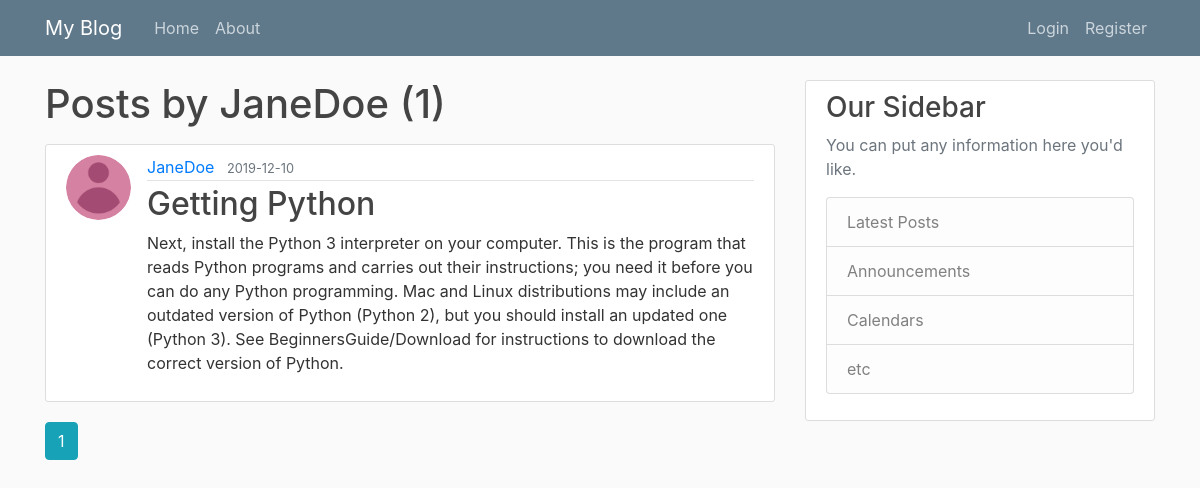
The page /user/JaneDoe on the database its author committed.
### fl_blog/models.py (models this page shows, shortened)
class User(db.Model, UserMixin):
    id = db.Column(db.Integer, primary_key=True)
    username = db.Column(db.String(20), unique=True, nullable=False)
    email = db.Column(db.String(120), unique=True, nullable=False)
    image_file = db.Column(db.String(20), nullable=False, default='default.jpg')
    password = db.Column(db.String(60), nullable=False)
    posts = db.relationship('Post', backref='author', lazy=True)

class Post(db.Model):
    id = db.Column(db.Integer, primary_key=True)
    title = db.Column(db.String(120), nullable=False)
    date_posted = db.Column(db.DateTime, nullable=False, default=datetime.utcnow)
    content = db.Column(db.Text, nullable=False)
    user_id = db.Column(db.Integer, db.ForeignKey('user.id'), nullable=False)

### fl_blog/routes.py (the view)
@app.route('/user/<string:username>')
def user_posts(username):
    page = request.args.get('page', 1, type=int)
    user = User.query.filter_by(username=username).first_or_404()
    posts = Post.query.filter_by(author=user)\
        .order_by(Post.date_posted.desc())\
        .paginate(page=page, per_page=5)
    return render_template('user_posts.html', posts=posts, user=user)

### fl_blog/templates/user_posts.html
{% extends "layout.html" %}
{% block content %}
    <h1 class="mb-3">Posts by {{ user.username }} ({{ posts.total }})</h1>
    {% for post in posts.items %}
        <article class="media content-section">
          <img class="rounded-circle article-img" src="{{ url_for('static', filename='profile_pics/' + post.author.image_file) }}">
          <div class="media-body">
            <div class="article-metadata">
              <a class="mr-2" href="{{ url_for('user_posts', username=post.author.username) }}">{{ post.author.username }}</a>
              <small class="text-muted">{{ post.date_posted.strftime('%Y-%m-%d') }}</small>
            </div>
            <h2><a class="article-title" href="{{ url_for('post', post_id=post.id) }}">{{ post.title }}</a></h2>
            <p class="article-content">{{ post.content }}</p>
          </div>
        </article>
    {% endfor %}
    {% for page_num in posts.iter_pages(left_edge=1, right_edge=1, left_current=1, right_current=2) %}
      {% if page_num %}
        {% if posts.page == page_num %}
          <a class="btn btn-info mb-4" href="{{ url_for('user_posts', username=user.username, page=page_num) }}">{{ page_num }}</a>
        {% else %}
          <a class="btn btn-outline-info mb-4" href="{{ url_for('user_posts', username=user.username, page=page_num) }}">{{ page_num }}</a>
        {% endif %}
      {% else %}
        ...
      {% endif %}
    {% endfor %}
{% endblock content %}

### fl_blog/static/main.css (style rules this page uses)
body { background: #fafafa; color: #333333; margin-top: 5rem; }
h1, h2, h3, h4, h5, h6 { color: #444444; }
.content-section { background: #ffffff; padding: 10px 20px; border: 1px solid #dddddd; border-radius: 3px; margin-bottom: 20px; }
.article-title { color: #444444; }
.article-content { white-space: pre-line; }
.article-img { height: 65px; width: 65px; margin-right: 16px; }
.article-metadata { padding-bottom: 1px; margin-bottom: 4px; border-bottom: 1px solid #e3e3e3 }

### rows shown on the page
User: username "JaneDoe"
Post: image_file (placeholder picture), author.username "JaneDoe", date_posted "2019-12-10", title "Getting Python", content "Next, install the Python 3 interpreter on your computer. This is the program that reads Python programs and carries out their instructions; you need it before you can do any Python programming. Mac and Linux distributions may include an outdated version of Python (Python 2), but you should install an updated one (Python 3). See BeginnersGuide/Download for instructions to download the correct version of Python."

### other values the page prints
{{ posts.total }} "1"
{{ page_num }} "1"
